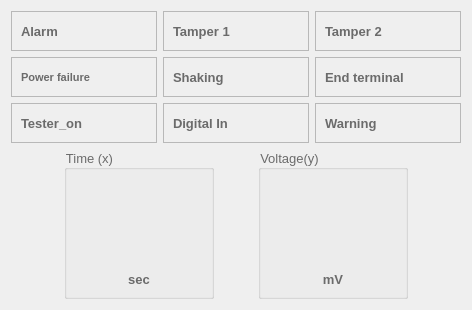
     <widget class="QWidget" name="tabWidgetPage1">
      <attribute name="title">
       <string>Control</string>
      </attribute>
      <layout class="QVBoxLayout" name="verticalLayout_2">
       <item>
        <widget class="QFrame" name="frame55">
         <property name="frameShape">
          <enum>QFrame::NoFrame</enum>
         </property>
         <property name="frameShadow">
          <enum>QFrame::Raised</enum>
         </property>
         <layout class="QGridLayout" name="gridLayout_4">
          <property name="margin">
           <number>0</number>
          </property>
          <property name="verticalSpacing">
           <number>6</number>
          </property>
          <item row="0" column="0">
           <widget class="QFrame" name="frame_6">
            <property name="sizePolicy">
             <sizepolicy hsizetype="Fixed" vsizetype="Minimum">
              <horstretch>0</horstretch>
              <verstretch>0</verstretch>
             </sizepolicy>
            </property>
            <property name="frameShape">
             <enum>QFrame::StyledPanel</enum>
            </property>
            <layout class="QHBoxLayout" name="horizontalLayout">
             <item>
              <widget class="QLabel" name="label_15">
               <property name="minimumSize">
                <size>
                 <width>100</width>
                 <height>0</height>
                </size>
               </property>
               <property name="font">
                <font>
                 <family>Arial</family>
                 <pointsize>10</pointsize>
                 <weight>75</weight>
                 <bold>true</bold>
                </font>
               </property>
               <property name="styleSheet">
                <string notr="true">color: rgb(107, 107, 107);</string>
               </property>
               <property name="text">
                <string>Alarm</string>
               </property>
              </widget>
             </item>
             <item>
              <widget class="CustomIcon" name="al_ico" native="true">
               <property name="sizePolicy">
                <sizepolicy hsizetype="Fixed" vsizetype="Fixed">
                 <horstretch>0</horstretch>
                 <verstretch>0</verstretch>
                </sizepolicy>
               </property>
               <property name="minimumSize">
                <size>
                 <width>20</width>
                 <height>20</height>
                </size>
               </property>
               <property name="baseSize">
                <size>
                 <width>20</width>
                 <height>0</height>
                </size>
               </property>
               <property name="toolTip">
                <string/>
               </property>
              </widget>
             </item>
            </layout>
           </widget>
          </item>
          <item row="0" column="1">
           <widget class="QFrame" name="frame_3">
            <property name="sizePolicy">
             <sizepolicy hsizetype="Fixed" vsizetype="Minimum">
              <horstretch>0</horstretch>
              <verstretch>0</verstretch>
             </sizepolicy>
            </property>
            <property name="frameShape">
             <enum>QFrame::StyledPanel</enum>
            </property>
            <layout class="QHBoxLayout" name="horizontalLayout_3">
             <item>
              <widget class="QLabel" name="label_7">
               <property name="minimumSize">
                <size>
                 <width>100</width>
                 <height>0</height>
                </size>
               </property>
               <property name="font">
                <font>
                 <family>Arial</family>
                 <pointsize>10</pointsize>
                 <weight>75</weight>
                 <bold>true</bold>
                </font>
               </property>
               <property name="styleSheet">
                <string notr="true">color: rgb(107, 107, 107);</string>
               </property>
               <property name="text">
                <string>Tamper 1</string>
               </property>
              </widget>
             </item>
             <item>
              <widget class="CustomIcon" name="warn1_ico" native="true">
               <property name="sizePolicy">
                <sizepolicy hsizetype="Fixed" vsizetype="Fixed">
                 <horstretch>0</horstretch>
                 <verstretch>0</verstretch>
                </sizepolicy>
               </property>
               <property name="minimumSize">
                <size>
                 <width>20</width>
                 <height>20</height>
                </size>
               </property>
               <property name="baseSize">
                <size>
                 <width>20</width>
                 <height>0</height>
                </size>
               </property>
               <property name="toolTip">
                <string/>
               </property>
              </widget>
             </item>
            </layout>
           </widget>
          </item>
          <item row="0" column="2">
           <widget class="QFrame" name="frame_5">
            <property name="sizePolicy">
             <sizepolicy hsizetype="Fixed" vsizetype="Minimum">
              <horstretch>0</horstretch>
              <verstretch>0</verstretch>
             </sizepolicy>
            </property>
            <property name="frameShape">
             <enum>QFrame::StyledPanel</enum>
            </property>
            <layout class="QHBoxLayout" name="horizontalLayout_4">
             <item>
              <widget class="QLabel" name="label_8">
               <property name="minimumSize">
                <size>
                 <width>100</width>
                 <height>0</height>
                </size>
               </property>
               <property name="font">
                <font>
                 <family>Arial</family>
                 <pointsize>10</pointsize>
                 <weight>75</weight>
                 <bold>true</bold>
                </font>
               </property>
               <property name="styleSheet">
                <string notr="true">color: rgb(107, 107, 107);</string>
               </property>
               <property name="text">
                <string>Tamper 2</string>
               </property>
              </widget>
             </item>
             <item>
              <widget class="CustomIcon" name="warn2_ico" native="true">
               <property name="sizePolicy">
                <sizepolicy hsizetype="Fixed" vsizetype="Fixed">
                 <horstretch>0</horstretch>
                 <verstretch>0</verstretch>
                </sizepolicy>
               </property>
               <property name="minimumSize">
                <size>
                 <width>20</width>
                 <height>20</height>
                </size>
               </property>
               <property name="baseSize">
                <size>
                 <width>20</width>
                 <height>0</height>
                </size>
               </property>
               <property name="toolTip">
                <string/>
               </property>
              </widget>
             </item>
            </layout>
           </widget>
          </item>
          <item row="1" column="0">
           <widget class="QFrame" name="frame_2">
            <property name="sizePolicy">
             <sizepolicy hsizetype="Fixed" vsizetype="Minimum">
              <horstretch>0</horstretch>
              <verstretch>0</verstretch>
             </sizepolicy>
            </property>
            <property name="frameShape">
             <enum>QFrame::StyledPanel</enum>
            </property>
            <layout class="QHBoxLayout" name="horizontalLayout_5">
             <item>
              <widget class="QLabel" name="label_9">
               <property name="minimumSize">
                <size>
                 <width>100</width>
                 <height>0</height>
                </size>
               </property>
               <property name="font">
                <font>
                 <family>Arial</family>
                 <pointsize>8</pointsize>
                 <weight>75</weight>
                 <bold>true</bold>
                </font>
               </property>
               <property name="styleSheet">
                <string notr="true">color: rgb(107, 107, 107);</string>
               </property>
               <property name="text">
                <string>Power failure</string>
               </property>
              </widget>
             </item>
             <item>
              <widget class="CustomIcon" name="pwr_ico" native="true">
               <property name="sizePolicy">
                <sizepolicy hsizetype="Fixed" vsizetype="Fixed">
                 <horstretch>0</horstretch>
                 <verstretch>0</verstretch>
                </sizepolicy>
               </property>
               <property name="minimumSize">
                <size>
                 <width>20</width>
                 <height>20</height>
                </size>
               </property>
               <property name="baseSize">
                <size>
                 <width>20</width>
                 <height>0</height>
                </size>
               </property>
               <property name="toolTip">
                <string/>
               </property>
              </widget>
             </item>
            </layout>
           </widget>
          </item>
          <item row="1" column="1">
           <widget class="QFrame" name="frame_8">
            <property name="sizePolicy">
             <sizepolicy hsizetype="Preferred" vsizetype="Minimum">
              <horstretch>0</horstretch>
              <verstretch>0</verstretch>
             </sizepolicy>
            </property>
            <property name="frameShape">
             <enum>QFrame::StyledPanel</enum>
            </property>
            <layout class="QHBoxLayout" name="horizontalLayout_6">
             <item>
              <widget class="QLabel" name="label_10">
               <property name="minimumSize">
                <size>
                 <width>100</width>
                 <height>0</height>
                </size>
               </property>
               <property name="font">
                <font>
                 <family>Arial</family>
                 <pointsize>10</pointsize>
                 <weight>75</weight>
                 <bold>true</bold>
                </font>
               </property>
               <property name="styleSheet">
                <string notr="true">color: rgb(107, 107, 107);</string>
               </property>
               <property name="text">
                <string>Shaking</string>
               </property>
              </widget>
             </item>
             <item>
              <widget class="CustomIcon" name="acc_ico" native="true">
               <property name="sizePolicy">
                <sizepolicy hsizetype="Fixed" vsizetype="Fixed">
                 <horstretch>0</horstretch>
                 <verstretch>0</verstretch>
                </sizepolicy>
               </property>
               <property name="minimumSize">
                <size>
                 <width>20</width>
                 <height>20</height>
                </size>
               </property>
               <property name="baseSize">
                <size>
                 <width>20</width>
                 <height>0</height>
                </size>
               </property>
               <property name="toolTip">
                <string>Accelerometer</string>
               </property>
              </widget>
             </item>
            </layout>
           </widget>
          </item>
          <item row="1" column="2">
           <widget class="QFrame" name="frame_7">
            <property name="sizePolicy">
             <sizepolicy hsizetype="Fixed" vsizetype="Minimum">
              <horstretch>0</horstretch>
              <verstretch>0</verstretch>
             </sizepolicy>
            </property>
            <property name="frameShape">
             <enum>QFrame::StyledPanel</enum>
            </property>
            <layout class="QHBoxLayout" name="horizontalLayout_8">
             <item>
              <widget class="QLabel" name="label_12">
               <property name="minimumSize">
                <size>
                 <width>100</width>
                 <height>0</height>
                </size>
               </property>
               <property name="font">
                <font>
                 <family>Arial</family>
                 <pointsize>10</pointsize>
                 <weight>75</weight>
                 <bold>true</bold>
                </font>
               </property>
               <property name="styleSheet">
                <string notr="true">color: rgb(107, 107, 107);</string>
               </property>
               <property name="text">
                <string>End terminal</string>
               </property>
              </widget>
             </item>
             <item>
              <widget class="CustomIcon" name="terminal_ico" native="true">
               <property name="sizePolicy">
                <sizepolicy hsizetype="Fixed" vsizetype="Fixed">
                 <horstretch>0</horstretch>
                 <verstretch>0</verstretch>
                </sizepolicy>
               </property>
               <property name="minimumSize">
                <size>
                 <width>20</width>
                 <height>20</height>
                </size>
               </property>
               <property name="baseSize">
                <size>
                 <width>20</width>
                 <height>0</height>
                </size>
               </property>
               <property name="toolTip">
                <string/>
               </property>
              </widget>
             </item>
            </layout>
           </widget>
          </item>
          <item row="2" column="0">
           <widget class="QFrame" name="frame_4">
            <property name="sizePolicy">
             <sizepolicy hsizetype="Fixed" vsizetype="Minimum">
              <horstretch>0</horstretch>
              <verstretch>0</verstretch>
             </sizepolicy>
            </property>
            <property name="frameShape">
             <enum>QFrame::StyledPanel</enum>
            </property>
            <layout class="QHBoxLayout" name="horizontalLayout_7">
             <item>
              <widget class="QLabel" name="label_11">
               <property name="minimumSize">
                <size>
                 <width>100</width>
                 <height>0</height>
                </size>
               </property>
               <property name="font">
                <font>
                 <family>Arial</family>
                 <pointsize>10</pointsize>
                 <weight>75</weight>
                 <bold>true</bold>
                </font>
               </property>
               <property name="styleSheet">
                <string notr="true">color: rgb(107, 107, 107);</string>
               </property>
               <property name="text">
                <string>Tester_on</string>
               </property>
              </widget>
             </item>
             <item>
              <widget class="CustomIcon" name="tester_ico" native="true">
               <property name="sizePolicy">
                <sizepolicy hsizetype="Fixed" vsizetype="Fixed">
                 <horstretch>0</horstretch>
                 <verstretch>0</verstretch>
                </sizepolicy>
               </property>
               <property name="minimumSize">
                <size>
                 <width>20</width>
                 <height>20</height>
                </size>
               </property>
               <property name="baseSize">
                <size>
                 <width>20</width>
                 <height>0</height>
                </size>
               </property>
               <property name="toolTip">
                <string/>
               </property>
              </widget>
             </item>
            </layout>
           </widget>
          </item>
          <item row="2" column="1">
           <widget class="QFrame" name="frame_9">
            <property name="sizePolicy">
             <sizepolicy hsizetype="Fixed" vsizetype="Minimum">
              <horstretch>0</horstretch>
              <verstretch>0</verstretch>
             </sizepolicy>
            </property>
            <property name="frameShape">
             <enum>QFrame::StyledPanel</enum>
            </property>
            <layout class="QHBoxLayout" name="horizontalLayout_10">
             <item>
              <widget class="QLabel" name="label_13">
               <property name="minimumSize">
                <size>
                 <width>100</width>
                 <height>0</height>
                </size>
               </property>
               <property name="font">
                <font>
                 <family>Arial</family>
                 <pointsize>10</pointsize>
                 <weight>75</weight>
                 <bold>true</bold>
                </font>
               </property>
               <property name="styleSheet">
                <string notr="true">color: rgb(107, 107, 107);</string>
               </property>
               <property name="text">
                <string>Digital In</string>
               </property>
              </widget>
             </item>
             <item>
              <widget class="CustomIcon" name="digin_ico" native="true">
               <property name="sizePolicy">
                <sizepolicy hsizetype="Fixed" vsizetype="Fixed">
                 <horstretch>0</horstretch>
                 <verstretch>0</verstretch>
                </sizepolicy>
               </property>
               <property name="minimumSize">
                <size>
                 <width>20</width>
                 <height>20</height>
                </size>
               </property>
               <property name="baseSize">
                <size>
                 <width>20</width>
                 <height>0</height>
                </size>
               </property>
               <property name="toolTip">
                <string/>
               </property>
              </widget>
             </item>
            </layout>
           </widget>
          </item>
          <item row="2" column="2">
           <widget class="QFrame" name="frame_10">
            <property name="sizePolicy">
             <sizepolicy hsizetype="Fixed" vsizetype="Minimum">
              <horstretch>0</horstretch>
              <verstretch>0</verstretch>
             </sizepolicy>
            </property>
            <property name="frameShape">
             <enum>QFrame::StyledPanel</enum>
            </property>
            <layout class="QHBoxLayout" name="horizontalLayout_11">
             <item>
              <widget class="QLabel" name="label_14">
               <property name="minimumSize">
                <size>
                 <width>100</width>
                 <height>0</height>
                </size>
               </property>
               <property name="font">
                <font>
                 <family>Arial</family>
                 <pointsize>10</pointsize>
                 <weight>75</weight>
                 <bold>true</bold>
                </font>
               </property>
               <property name="styleSheet">
                <string notr="true">color: rgb(107, 107, 107);</string>
               </property>
               <property name="text">
                <string>Warning</string>
               </property>
              </widget>
             </item>
             <item>
              <widget class="CustomIcon" name="warning_ico" native="true">
               <property name="sizePolicy">
                <sizepolicy hsizetype="Fixed" vsizetype="Fixed">
                 <horstretch>0</horstretch>
                 <verstretch>0</verstretch>
                </sizepolicy>
               </property>
               <property name="minimumSize">
                <size>
                 <width>20</width>
                 <height>20</height>
                </size>
               </property>
               <property name="baseSize">
                <size>
                 <width>20</width>
                 <height>0</height>
                </size>
               </property>
               <property name="toolTip">
                <string/>
               </property>
              </widget>
             </item>
            </layout>
           </widget>
          </item>
         </layout>
        </widget>
       </item>
       <item>
        <widget class="QFrame" name="frame">
         <layout class="QHBoxLayout" name="horizontalLayout_9">
          <property name="spacing">
           <number>0</number>
          </property>
          <property name="topMargin">
           <number>0</number>
          </property>
          <property name="bottomMargin">
           <number>0</number>
          </property>
          <item>
           <widget class="QGroupBox" name="groupBox_8">
            <property name="sizePolicy">
             <sizepolicy hsizetype="Fixed" vsizetype="Fixed">
              <horstretch>0</horstretch>
              <verstretch>0</verstretch>
             </sizepolicy>
            </property>
            <property name="maximumSize">
             <size>
              <width>150</width>
              <height>150</height>
             </size>
            </property>
            <property name="baseSize">
             <size>
              <width>0</width>
              <height>120</height>
             </size>
            </property>
            <property name="font">
             <font>
              <family>Arial</family>
              <pointsize>10</pointsize>
             </font>
            </property>
            <property name="statusTip">
             <string/>
            </property>
            <property name="styleSheet">
             <string notr="true">color: rgb(107, 107, 107);</string>
            </property>
            <property name="title">
             <string>Time (x)</string>
            </property>
            <layout class="QVBoxLayout" name="verticalLayout_4">
             <item>
              <widget class="QwtKnob" name="axis_x_dial" native="true">
               <property name="sizePolicy">
                <sizepolicy hsizetype="Preferred" vsizetype="Fixed">
                 <horstretch>0</horstretch>
                 <verstretch>0</verstretch>
                </sizepolicy>
               </property>
               <property name="minimumSize">
                <size>
                 <width>0</width>
                 <height>90</height>
                </size>
               </property>
              </widget>
             </item>
             <item>
              <widget class="QLabel" name="label">
               <property name="font">
                <font>
                 <family>Arial</family>
                 <pointsize>10</pointsize>
                 <weight>75</weight>
                 <bold>true</bold>
                </font>
               </property>
               <property name="styleSheet">
                <string notr="true">color: rgb(107, 107, 107);</string>
               </property>
               <property name="text">
                <string>sec</string>
               </property>
               <property name="alignment">
                <set>Qt::AlignCenter</set>
               </property>
              </widget>
             </item>
            </layout>
           </widget>
          </item>
          <item>
           <widget class="QGroupBox" name="groupBox_7">
            <property name="sizePolicy">
             <sizepolicy hsizetype="Fixed" vsizetype="Fixed">
              <horstretch>0</horstretch>
              <verstretch>0</verstretch>
             </sizepolicy>
            </property>
            <property name="maximumSize">
             <size>
              <width>150</width>
              <height>150</height>
             </size>
            </property>
            <property name="baseSize">
             <size>
              <width>0</width>
              <height>120</height>
             </size>
            </property>
            <property name="font">
             <font>
              <family>Arial</family>
              <pointsize>10</pointsize>
             </font>
            </property>
            <property name="statusTip">
             <string/>
            </property>
            <property name="styleSheet">
             <string notr="true">color: rgb(107, 107, 107);</string>
            </property>
            <property name="title">
             <string>Voltage(y)</string>
            </property>
            <layout class="QVBoxLayout" name="verticalLayout_3">
             <item>
              <widget class="QwtKnob" name="axis_y_dial" native="true">
               <property name="sizePolicy">
                <sizepolicy hsizetype="Preferred" vsizetype="Fixed">
                 <horstretch>0</horstretch>
                 <verstretch>0</verstretch>
                </sizepolicy>
               </property>
               <property name="minimumSize">
                <size>
                 <width>0</width>
                 <height>90</height>
                </size>
               </property>
              </widget>
             </item>
             <item>
              <widget class="QLabel" name="label_2">
               <property name="font">
                <font>
                 <family>Arial</family>
                 <pointsize>10</pointsize>
                 <weight>75</weight>
                 <bold>true</bold>
                </font>
               </property>
               <property name="styleSheet">
                <string notr="true">color: rgb(107, 107, 107);</string>
               </property>
               <property name="text">
                <string>mV</string>
               </property>
               <property name="alignment">
                <set>Qt::AlignCenter</set>
               </property>
              </widget>
             </item>
            </layout>
           </widget>
          </item>
         </layout>
        </widget>
       </item>
      </layout>
     </widget>
